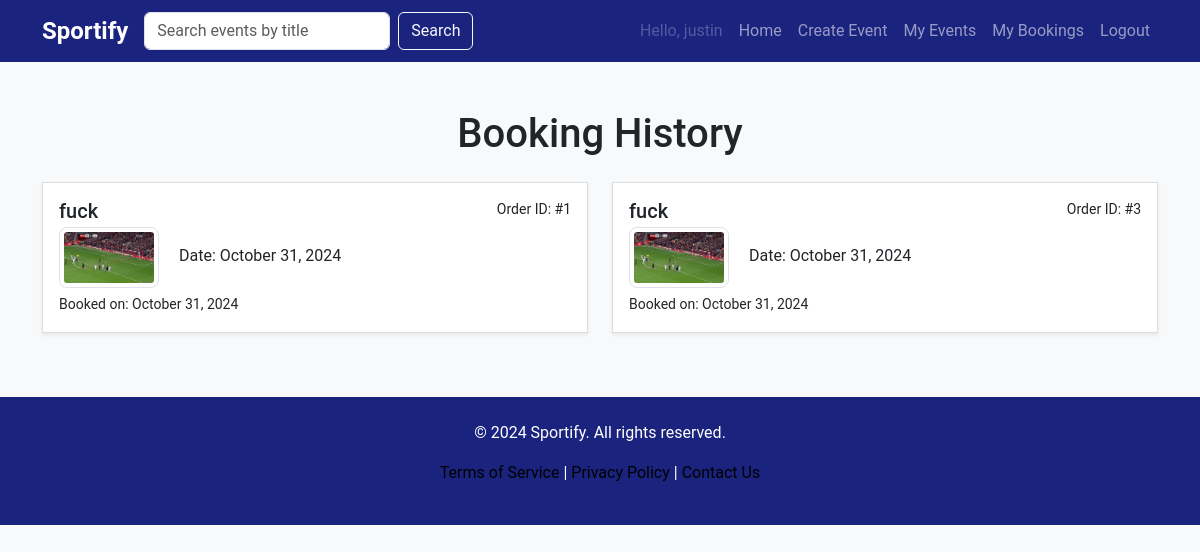
/event/booking_history (signed in), run on the app's committed database.
### website/models.py (models this page shows, shortened)
class User(db.Model, UserMixin):
    __tablename__ = 'users'
    id = db.Column(db.Integer, primary_key=True)
    username = db.Column(db.String(100), index=True, unique=True, nullable=False)
    firstname = db.Column(db.String(100), index=True, nullable=False)
    lastname = db.Column(db.String(100), index=True, nullable=False)
    emailid = db.Column(db.String(100), index=True, nullable=False)
    password_hash = db.Column(db.String(255), nullable=False)
    contact = db.Column(db.String(255), nullable=False)
    address = db.Column(db.String(150), nullable=False)
    comments = db.relationship('Comment', backref='user', lazy=True)
    order = db.relationship('Order', backref='user', lazy=True)

class Order(db.Model):
    __tablename__ = 'orders'
    id = db.Column(db.Integer, primary_key=True)
    quantity = db.Column(db.Integer, nullable = False)
    total_price = db.Column(db.Float, nullable = False)
    booked_date = db.Column(db.DateTime, default=datetime.now(), nullable=False)
    user_id = db.Column(db.Integer, db.ForeignKey("users.id"), nullable=False)
    event_id = db.Column(db.Integer, db.ForeignKey("events.id"), nullable=False)

class Event(db.Model):
    __tablename__ = 'events'
    id = db.Column(db.Integer, primary_key=True)
    name = db.Column(db.String(80), nullable=False)
    description = db.Column(db.Text, nullable=False)
    image = db.Column(db.String(150), nullable=False)  # Store path to the image
    price = db.Column(db.Integer, nullable=False)
    location = db.Column(db.String(150), nullable=False)
    datetime = db.Column(db.DateTime, nullable=False)
    capacity = db.Column(db.Integer, nullable=False)
    category = db.Column(db.String(50), nullable=False)
    status = db.Column(
        Enum(
            'Open', 'Inactive', 'Cancelled','Sold out', name='status of event'
        ),
        default='Open',
        nullable=False)
    user_id = db.Column(db.Integer, db.ForeignKey('users.id'), nullable=False)
    comments = db.relationship('Comment', backref='event', lazy=True)
    order = db.relationship('Order', backref='event', lazy=True)

### website/event.py (the view)
@eventbp.route('/booking_history')
@login_required
def booking_history():
    bookings = db.session.query(Order).filter_by(user_id=current_user.id).all()
    return render_template('event/booking-history.html', bookings=bookings)

### website/templates/event/booking-history.html (shortened to what this page needs)
{% extends "base.html" %}
{% block content %}
<main class="container my-5">
  <h1 class="text-center mb-4">Booking History</h1>
  <div class="row">
    {% if bookings %}
      {% for booking in bookings %}
        <div class="col-md-6">
          <div class="list-group-item mb-3 p-3 shadow-sm">
            <div class="d-flex w-100 justify-content-between">
              <h5 class="mb-1">{{ booking.event.name }}</h5>
              <small>Order ID: #{{ booking.id }}</small>
            </div>
            <p class="mb-1">
              <img src="{{ booking.event.image }}" alt="{{ booking.event.name }}" class="img-thumbnail me-3" width="100">
              Date: {{ booking.event.datetime.strftime('%B %d, %Y') }}
            </p>
            <small>Booked on: {{ booking.booked_date.strftime('%B %d, %Y') }}</small>
          </div>
        </div>
      {% endfor %}
    {% else %}
      <p class="text-center">No bookings found.</p>
    {% endif %}
  </div>
</main>
{% endblock %}

### website/templates/base.html (shortened to what this page needs)
<!DOCTYPE html>
<html lang="en">
<head>
    <link href="https://cdn.jsdelivr.net/npm/bootstrap@5.3.2/dist/css/bootstrap.min.css" rel="stylesheet">
    <link rel="stylesheet" href="{{ url_for('static', filename='css/main.css') }}">
</head>
<body>
    <header>
        <nav class="navbar navbar-expand-lg navbar-dark bg-primary">
            <div class="container">
                <a class="navbar-brand" href="{{ url_for('main.index') }}">Sportify</a>
                <form action="{{ url_for('event.search') }}" method="GET" class="d-flex ms-auto me-3">
                    <input class="form-control me-2" type="search" name="query" placeholder="Search events by title" aria-label="Search">
                    <button class="btn btn-outline-light" type="submit">Search</button>
                </form>
                <div class="collapse navbar-collapse" id="navbarNav">
                    <ul class="navbar-nav ms-auto">
                        {% if current_user.is_authenticated %}
                            <li class="nav-item"><a class="nav-link disabled" href="#">Hello, {{ current_user.username }}</a></li>
                            <li class="nav-item"><a class="nav-link" href="{{ url_for('main.index') }}">Home</a></li>
                            <li class="nav-item"><a class="nav-link" href="{{ url_for('event.create') }}">Create Event</a></li>
                            <li class="nav-item"><a class="nav-link" href="{{ url_for('event.my_events') }}">My Events</a></li>
                            <li class="nav-item"><a class="nav-link" href="{{ url_for('event.booking_history') }}">My Bookings</a></li>
                            <li class="nav-item"><a class="nav-link" href="{{ url_for('auth.logout') }}">Logout</a></li>
                        {% else %}
                            <li class="nav-item"><a class="nav-link" href="{{ url_for('auth.login') }}">Log in</a></li>
                        {% endif %}
                    </ul>
                </div>
            </div>
        </nav>
    </header>
    {% block content %}{% endblock %}
    <footer class="footer text-center py-4">
        <div class="container">
            <p>&copy; 2024 Sportify. All rights reserved.</p>
            <p>
                <a href="#" class="text-black">Terms of Service</a> |
                <a href="#" class="text-black">Privacy Policy</a> |
                <a href="#" class="text-black">Contact Us</a>
            </p>
        </div>
    </footer>
</body>
</html>

### website/static/style/main.css (style rules this page uses)
body { font-family: 'Roboto', sans-serif; background-color: #f8f9fa; }
.navbar { background-color: #1a237e !important; }
.navbar-brand { font-weight: 700; font-size: 1.5rem; }
.footer { background-color: #1a237e; color: white; text-align: center; padding: 1rem; }
.footer a { color: white; text-decoration: none; }
.list-group-item { border: 1px solid #ddd; border-radius: 0.5rem; margin-bottom: 1rem; background-color: #ffffff; box-shadow: 0 4px 8px rgba(0, 0, 0, 0.1); }
.list-group-item img { border-radius: 0.5rem; }

### data on the page
User: username "justin"
Order: event.name "fuck", id "1", event.image (picture), event.datetime "October 31, 2024", booked_date "October 31, 2024"
Order: event.name "fuck", id "3", event.image (picture), event.datetime "October 31, 2024", booked_date "October 31, 2024"
